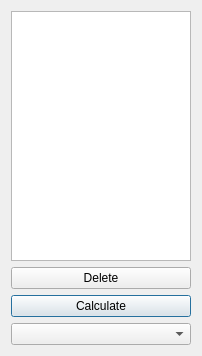
<?xml version="1.0" encoding="UTF-8"?>
<ui version="4.0">
 <class>ListWithButtons</class>
 <widget class="QDialog" name="ListWithButtons">
  <property name="geometry">
   <rect>
    <x>0</x>
    <y>0</y>
    <width>202</width>
    <height>356</height>
   </rect>
  </property>
  <property name="windowTitle">
   <string>Dialog</string>
  </property>
  <layout class="QGridLayout" name="gridLayout_2">
   <item row="0" column="0">
    <layout class="QGridLayout" name="gridLayout">
     <item row="3" column="0">
      <widget class="QComboBox" name="comboBox"/>
     </item>
     <item row="2" column="0">
      <widget class="QPushButton" name="button_calculate">
       <property name="text">
        <string>Calculate</string>
       </property>
      </widget>
     </item>
     <item row="1" column="0">
      <widget class="QPushButton" name="button_delete">
       <property name="text">
        <string>Delete</string>
       </property>
      </widget>
     </item>
     <item row="0" column="0">
      <widget class="QListWidget" name="list"/>
     </item>
    </layout>
   </item>
  </layout>
 </widget>
 <resources/>
 <connections/>
</ui>
